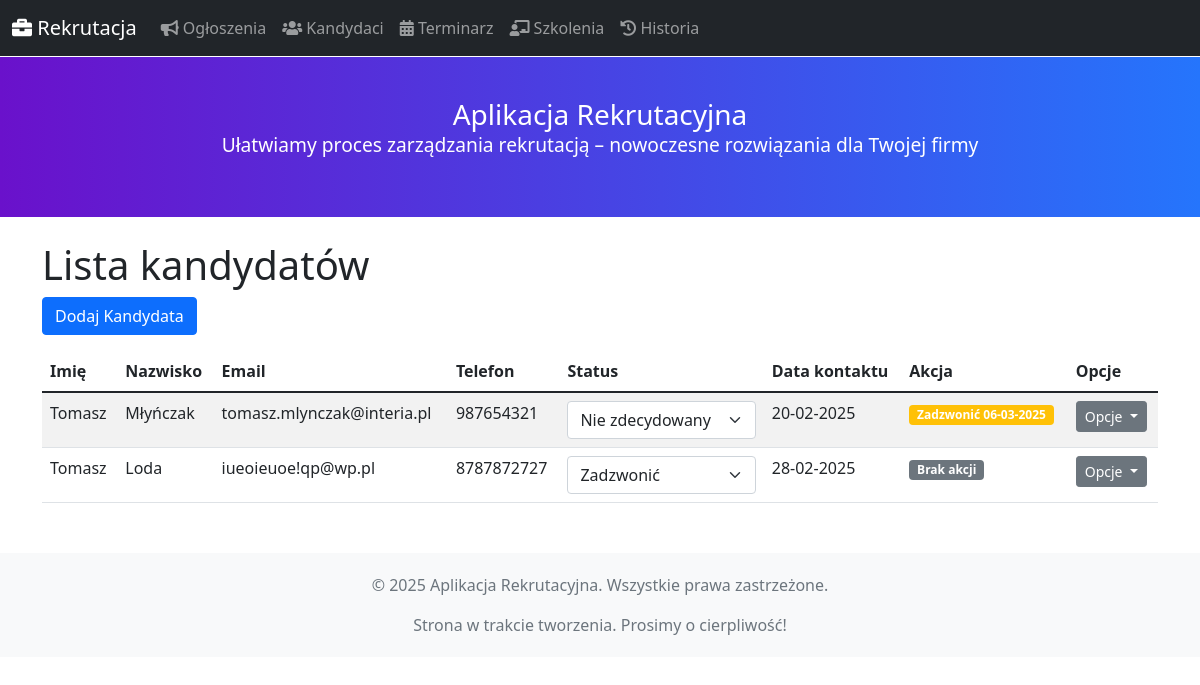
/kandydaci/lista_kandydatow, run on an earlier commit of the app's database.
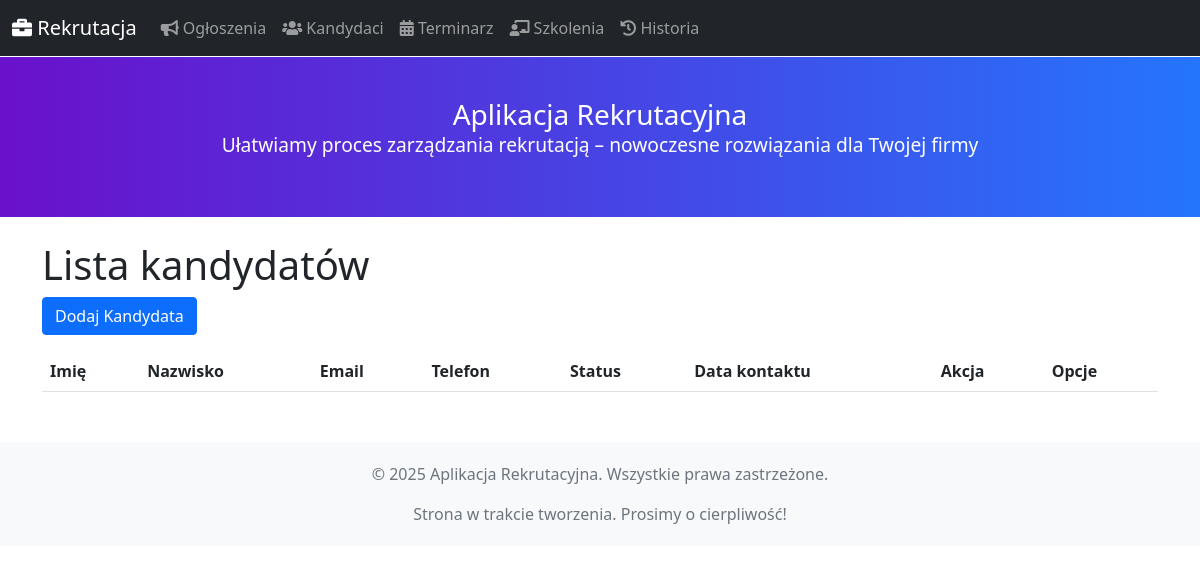
And on a later commit of the database.
### blueprints/models.py (models this page shows)
class Kandydat(db.Model):
    __tablename__ = 'kandydaci'
    id = db.Column(db.Integer, primary_key=True)
    imie = db.Column(db.String(100), nullable=False)
    nazwisko = db.Column(db.String(100), nullable=False)
    email = db.Column(db.String(120), unique=True, nullable=False)
    telefon = db.Column(db.String(20), nullable=False)
    status = db.Column(db.String(50), nullable=False)
    data_kontaktu = db.Column(db.Date, nullable=True)
    historia = db.relationship('Historia', back_populates='kandydat', cascade="all, delete-orphan")
    uczestnictwa = db.relationship("Uczestnictwo", back_populates="kandydat")

### blueprints/kandydaci.py (the view)
@kandydaci_bp.route('/lista_kandydatow')
def lista_kandydatow() -> str:
    active_statuses = ["Zadzwonić", "Nie zdecydowany", "Zrezygnował"]
    kandydaci = Kandydat.query.filter(Kandydat.status.in_(active_statuses)).all()
    dzisiaj = datetime.utcnow().date()
    kandydaci_z_akcjami = []
    kandydaci_do_kontaktu = []
    for kandydat in kandydaci:
        akcja_data = None
        if kandydat.status == "Nie zdecydowany" and kandydat.data_kontaktu:
            akcja_data = kandydat.data_kontaktu + timedelta(days=14)
        if akcja_data == dzisiaj:
            kandydaci_do_kontaktu.append(kandydat)
        kandydaci_z_akcjami.append({
            "kandydat": kandydat,
            "akcja_data": akcja_data
        })
    return render_template(
        'kandydaci_lista.html',
        kandydaci_z_akcjami=kandydaci_z_akcjami,
        kandydaci_do_kontaktu=kandydaci_do_kontaktu,
        statusy=STATUSY  # przekazujemy listę statusów do szablonu
    )

### app.py (called while the page is built)
@app.context_processor
def inject_now():
    return {'now': datetime.utcnow}

### templates/kandydaci_lista.html (shortened to what this page needs)
{% extends "base.html" %}
{% block content %}
<h1>Lista kandydatów</h1>
<a href="{{ url_for('kandydaci_bp.dodaj_kandydata') }}" class="btn btn-primary mb-3">Dodaj Kandydata</a>
<table class="table table-striped">
    <thead>
        <tr>
            <th>Imię</th>
            <th>Nazwisko</th>
            <th>Email</th>
            <th>Telefon</th>
            <th>Status</th>
            <th>Data kontaktu</th>
            <th>Akcja</th>
            <th>Opcje</th>
        </tr>
    </thead>
    <tbody>
        {% for item in kandydaci_z_akcjami %}
        <tr>
            <td>{{ item.kandydat.imie }}</td>
            <td>{{ item.kandydat.nazwisko }}</td>
            <td>{{ item.kandydat.email }}</td>
            <td>{{ item.kandydat.telefon }}</td>
            <td>
                <form method="POST" action="{{ url_for('kandydaci_bp.zmien_status', kandydat_id=item.kandydat.id) }}">
                    <select name="status" class="form-select" onchange="this.form.submit()">
                        {% for s in statusy %}
                        <option value="{{ s }}" {% if item.kandydat.status == s %}selected{% endif %}>{{ s }}</option>
                        {% endfor %}
                    </select>
                </form>
            </td>
            <td>
                {% if item.kandydat.data_kontaktu %}
                    {{ item.kandydat.data_kontaktu.strftime('%d-%m-%Y') }}
                {% else %}
                    <span class="badge bg-secondary">Brak informacji</span>
                {% endif %}
            </td>
            <td>
                {% if item.akcja_data %}
                    <span class="badge bg-warning">Zadzwonić {{ item.akcja_data.strftime('%d-%m-%Y') }}</span>
                {% else %}
                    <span class="badge bg-secondary">Brak akcji</span>
                {% endif %}
            </td>
            <td>
                <div class="dropdown">
                    <button class="btn btn-secondary btn-sm dropdown-toggle" type="button" id="dropdownMenuButton" data-bs-toggle="dropdown" aria-expanded="false">
                        Opcje
                    </button>
                </div>
            </td>
        </tr>
        {% endfor %}
    </tbody>
</table>
{% endblock %}

What changed in the data, as far as the page shows it:
no longer on this page (row edited): Kandydat: kandydat.imie "Tomasz", kandydat.nazwisko "Młyńczak", kandydat.email "tomasz.mlynczak@interia.pl", kandydat.telefon "987654321", status "Nie zdecydowany", kandydat.data_kontaktu "20-02-2025"
removed Kandydat: kandydat.imie "Tomasz", kandydat.nazwisko "Loda", kandydat.email "iueoieuoe!qp@wp.pl", kandydat.telefon "8787872727", status "Zadzwonić", kandydat.data_kontaktu "28-02-2025"
Also different on the page:
list line gone: "Zadzwonić 06-03-2025 Opcje"
list line gone: "Brak akcji Opcje"
